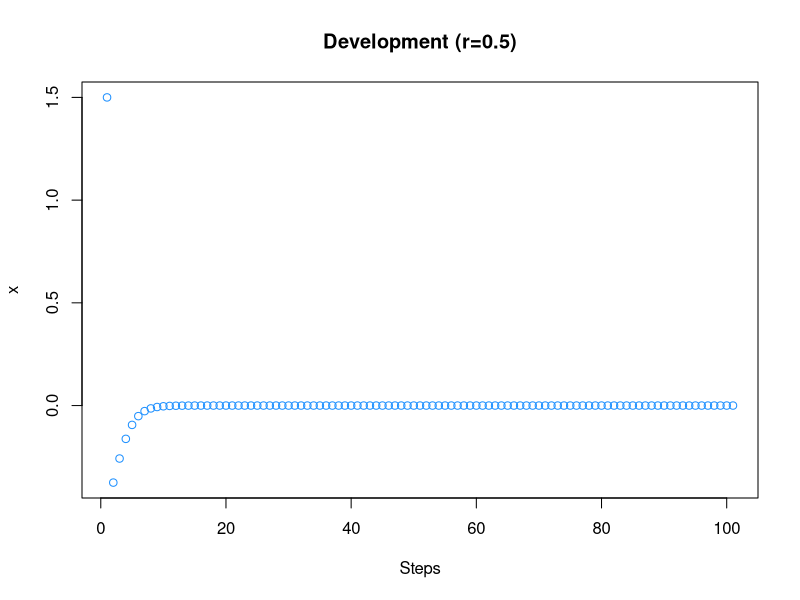
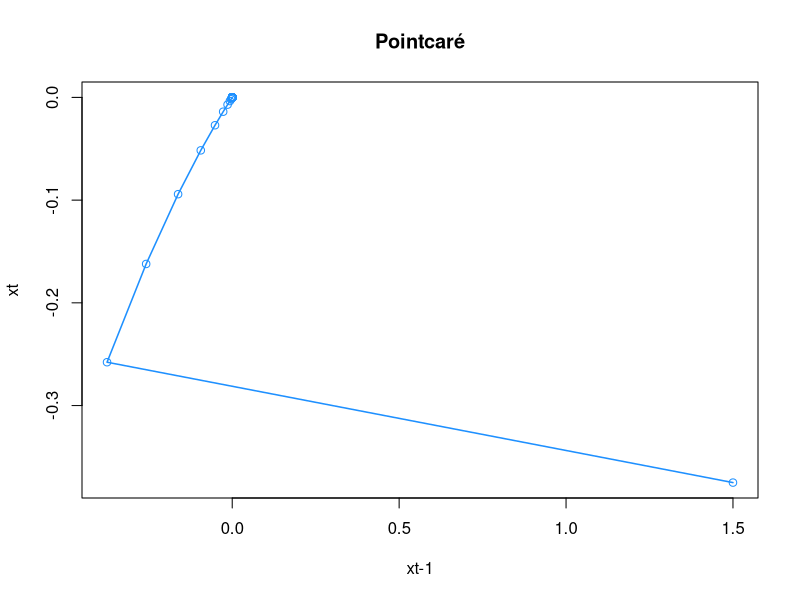

R code for these plots, in order:
n_steps <- 100
rs <- c(0.5,1.5,2.5)
xs <- integer(n_steps+1)
xs[1] <- 1.5

for(i in 2:n_steps) {
  xs[i] = rs[1]*xs[i-1]*(1-xs[i-1])
}


xm <- xs[2:length(xs)]

jpeg("development.jpg")
plot(x=xs, ylab = "x", xlab="Steps", col = "dodgerblue", main="Development (r=0.5)")

# Plot the pointcaré
jpeg("plot.jpg")
plot(x=xs[1:(length(xs)-1)], y=xm, xlab="xt-1", main="Pointcaré", ylab="xt", col = "dodgerblue")
lines(xs[1:(length(xs)-1)], xm, col = "dodgerblue", lwd = 1.5)